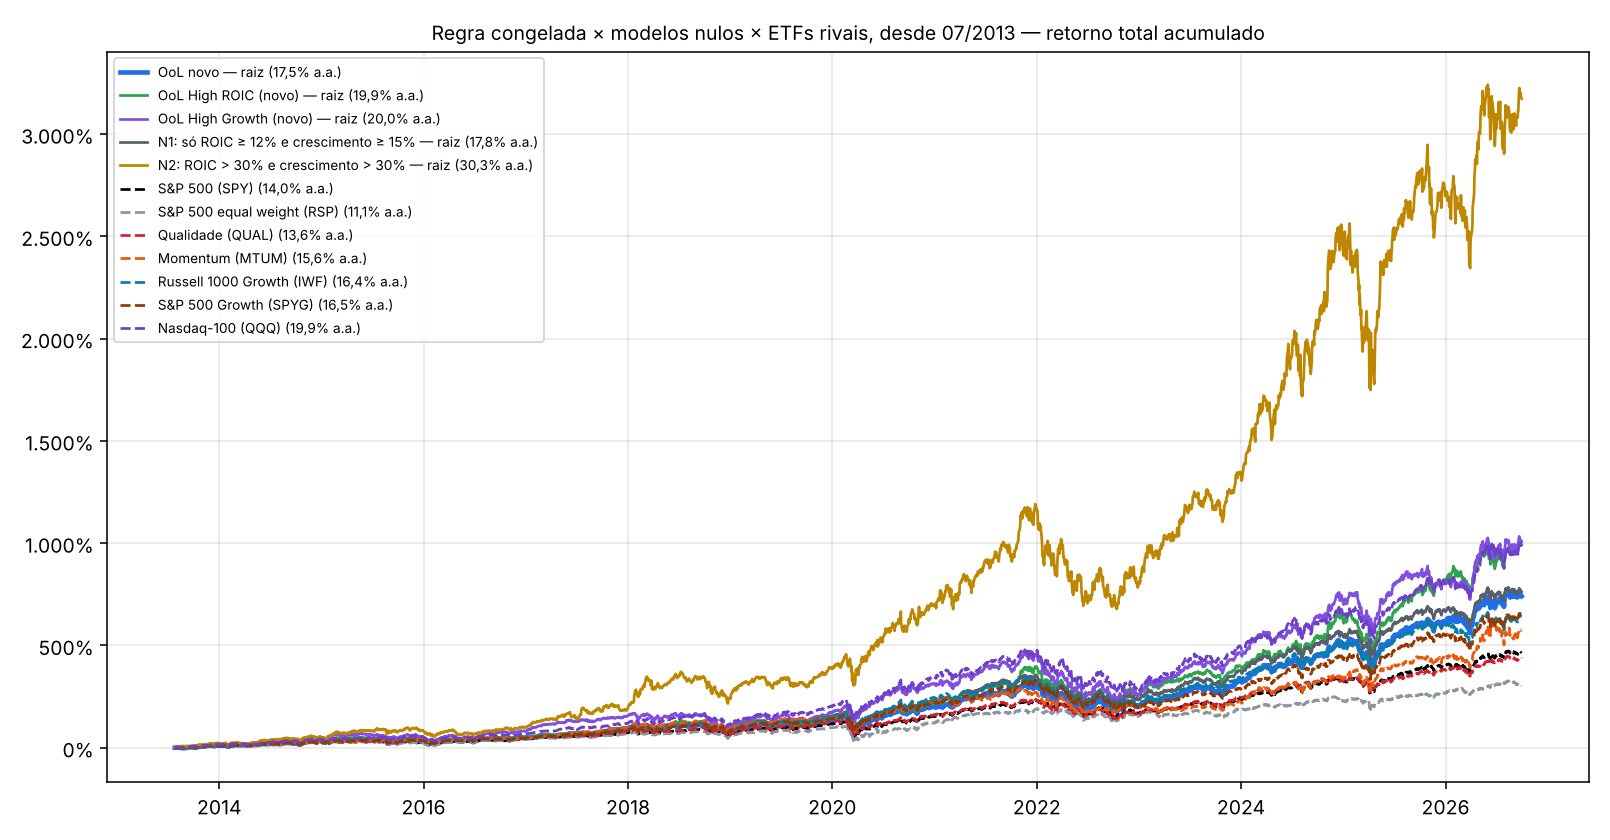

This figure's Python source:
"""Regra congelada (2026-11-10) contra (1) modelos nulos simples, (2) ETFs rivais de qualidade/crescimento/momentum e (3) fatores.
Modelos nulos (universo point-in-time, mesmas exclusoes de setor e mesma ponderacao):
  N1 "So ROIC e crescimento": ROIC >= 12% e crescimento do EPS >= 15% (os cortes de qualidade da OoL, sem zGrowth, sem retorno esperado/P-E justo).
  N2 "Ambos > 30%": ROIC > 30% e crescimento > 30% (so magnitude).
  N3 "So ROIC > 30%" e N4 "So crescimento > 30%" (ROIC >= 12%): equivalentes simples da High ROIC e da High Growth.
ETFs: QUAL (qualidade MSCI), MTUM (momentum), IWF (Russell 1000 Growth), SPYG (S&P 500 Growth), QQQ (Nasdaq-100).
Fatores: Fama-French 5 + momentum + QMJ (AQR), mensal, Newey-West 6 defasagens.
Saidas: backtest/rivais_nulo.md, backtest/rivais_nulo.png. Uso: python3 backtest/rivais_nulo.py"""
import sys, pathlib
import numpy as np, pandas as pd
ROOT = pathlib.Path(__file__).parent
sys.path.insert(0, str(ROOT.parent)); sys.path.insert(0, str(ROOT))
import benchmarks as bm  # noqa: E402
from pesos import run_weighted, shares, DUAL  # noqa: E402
from backtest import stats, D  # noqa: E402
from validation_factors import factors, reg  # noqa: E402

pc = lambda x: '—' if pd.isna(x) else f'{x:.1%}'.replace('.', ',')
pp = lambda x: '—' if pd.isna(x) else f'{x * 100:+.1f}'.replace('.', ',')
n2 = lambda x: '—' if pd.isna(x) else f'{x:.2f}'.replace('.', ',')


def main():
    f, dates = bm.base_data()
    adj = bm.load_prices()['adj_close']
    c = bm.classify_new(f)  # tem roic, growth, excluded, cat
    ok = ~c.excluded & c.cat.notna()
    hn = bm.holdings_new(c)
    H = {'OoL novo': hn['OoL novo'], 'OoL High ROIC (novo)': hn['OoL High ROIC (novo)'], 'OoL High Growth (novo)': hn['OoL High Growth (novo)'],
         'GCGR novo': hn['GCGR novo'],
         'N1: só ROIC ≥ 12% e crescimento ≥ 15%': ok & (c.roic >= .12) & (c.growth >= .15),
         'N2: ROIC > 30% e crescimento > 30%': ok & (c.roic > .30) & (c.growth > .30),
         'N3: ROIC > 30% (e crescimento ≥ 15%)': ok & (c.roic > .30) & (c.growth >= .15),
         'N4: crescimento > 30% (e ROIC ≥ 12%)': ok & (c.growth > .30) & (c.roic >= .12)}
    sh = shares(pd.concat([c[m][['date', 'ticker', 'eps', 'last_fy', 'price']] for m in H.values()]).drop_duplicates(['date', 'ticker']))
    navs, n = {}, {}
    for k, m in H.items():
        x = c[m].copy()
        x['mcap'] = [p * sh.get((d, t), np.nan) for d, t, p in zip(x.date, x.ticker, x.price)]
        x['mcap'] = x.mcap.where(x.mcap > 0); x['mcap'] = x.mcap.fillna(x.groupby('date').mcap.transform('median'))
        x['firm'] = x.ticker.map(lambda t: DUAL.get(t, t)); x['mcap'] = x.mcap / x.groupby(['date', 'firm']).ticker.transform('size')
        for wn, fn in (('raiz', lambda g: np.sqrt(g.mcap.values)), ('peso igual', lambda g: np.ones(len(g)))):
            navs[f'{k} — {wn}'] = run_weighted({d: pd.Series(fn(g), index=g.ticker) for d, g in x.groupby('date')}, adj, dates)
            n[f'{k} — {wn}'] = x.groupby('date').size().mean()
        print(k, flush=True)
    E = pd.read_csv(D / 'etfs_rivais.csv', index_col=0, parse_dates=True)
    ETF = {'SPY': 'S&P 500 (SPY)', 'RSP': 'S&P 500 equal weight (RSP)', 'QUAL': 'Qualidade (QUAL)', 'MTUM': 'Momentum (MTUM)',
           'IWF': 'Russell 1000 Growth (IWF)', 'SPYG': 'S&P 500 Growth (SPYG)', 'QQQ': 'Nasdaq-100 (QQQ)'}
    for t, lab in ETF.items():
        s = E[t].loc[dates[0]:dates[-1]].dropna(); navs[lab] = s / s.iloc[0]
    # periodo comum: a partir do inicio do QUAL
    c0 = E['QUAL'].first_valid_index(); c0 = max(d for d in navs['S&P 500 (SPY)'].index if d <= c0 + pd.Timedelta(days=10))
    def stc(s, a=None):
        s = s.dropna();
        if a is not None: s = s.loc[a:]; s = s / s.iloc[0]
        return stats(s)
    S_all, S_com = stc(navs['S&P 500 (SPY)'])['CAGR'], stc(navs['S&P 500 (SPY)'], c0)['CAGR']
    order = [k for k in navs if k.startswith('OoL novo')] + [k for k in navs if 'High ROIC (novo)' in k] + [k for k in navs if 'High Growth (novo)' in k] + \
            [k for k in navs if k.startswith('GCGR novo')] + [k for k in navs if k[:2] in ('N1', 'N2', 'N3', 'N4')] + list(ETF.values())
    out = ['# Regra congelada × modelos nulos × ETFs rivais × fatores (EUA, point-in-time)\n',
           '> ⚠️ **ROIC:** os modelos nulos usam o mesmo ROIC oficial (corrigido em 2026-11-10); um erro nele afeta todos igualmente. Ainda em aberto: '
           'patrimônio negativo e ROIC > 100% em empresas leves em ativos.\n',
           '**Regra congelada** = OoL novo / High ROIC / High Growth / GCGR novo, com a **raiz do valor de mercado** como ponderação principal. '
           '**Modelos nulos** = filtros simples, sem P/E justo, sem retorno esperado e sem zGrowth, com as mesmas exclusões de setor e as mesmas ponderações. '
           f'ETFs a partir da data em que existem; o período comum começa em {c0:%m/%Y} (início do QUAL).\n',
           '## 1. Retornos\n', '| Carteira | Ações | Retorno anual (período todo) | vs S&P | Retorno anual (período comum) | vs S&P (comum) | Pior queda |',
           '|---|---|---|---|---|---|---|']
    for k in order:
        a = stc(navs[k]); b = stc(navs[k], c0)
        full = k not in ETF.values() or navs[k].index[0] <= navs['S&P 500 (SPY)'].index[0] + pd.Timedelta(days=10)
        out.append(f"| {k} | {n[k]:.0f} | {pc(a['CAGR']) if full else '—'} | {pp(a['CAGR'] - S_all) if full else '—'} | **{pc(b['CAGR'])}** | {pp(b['CAGR'] - S_com)} | {pc(a['MaxDD'])} |"
                   .replace('| nan |', '| — |') if k in n else
                   f"| {k} | — | {pc(a['CAGR']) if full else '—'} | {pp(a['CAGR'] - S_all) if full else '—'} | **{pc(b['CAGR'])}** | {pp(b['CAGR'] - S_com)} | {pc(a['MaxDD'])} |")
    # o que a camada de valuation agrega: regra - N1 (mesmos cortes de qualidade, sem valuation)
    out += ['', '### O P/E justo e o retorno esperado agregam? (regra − modelo nulo equivalente, período todo, p.p. a.a.)\n',
            '| Comparação | Raiz | Peso igual |', '|---|---|---|']
    for a, b in (('OoL novo', 'N1: só ROIC ≥ 12% e crescimento ≥ 15%'), ('OoL High ROIC (novo)', 'N3: ROIC > 30% (e crescimento ≥ 15%)'),
                 ('OoL High Growth (novo)', 'N4: crescimento > 30% (e ROIC ≥ 12%)')):
        out.append(f"| {a} − {b.split(':')[0]} | {pp(stc(navs[a + ' — raiz'])['CAGR'] - stc(navs[b + ' — raiz'])['CAGR'])} | "
                   f"{pp(stc(navs[a + ' — peso igual'])['CAGR'] - stc(navs[b + ' — peso igual'])['CAGR'])} |")
    # fatores
    Fct = factors(); cols = ['Mkt-RF', 'SMB', 'HML', 'RMW', 'CMA', 'UMD', 'QMJ']
    out += ['', '## 2. Regressão de fatores (mensal, retorno − taxa livre)\n',
            f'Fama-French 5 + momentum (UMD) + qualidade (QMJ, AQR). Erros de Newey-West. Meses disponíveis até {Fct.dropna().index.max():%m/%Y}.\n',
            '| Carteira | Alfa a.a. | t do alfa | Mercado | Tamanho (SMB) | Valor (HML) | Rentabilidade (RMW) | Investimento (CMA) | Momentum | Qualidade (QMJ) | R² |',
            '|---|---|---|---|---|---|---|---|---|---|---|']
    for k in order:
        r = navs[k].resample('ME').last().pct_change().dropna()
        y = r - Fct['RF'].reindex(r.index)
        m, nobs = reg(y, Fct[cols].reindex(r.index))
        a, t = m.params['const'] * 12, m.tvalues['const']
        bold = '**' if abs(t) >= 2 else ''
        out.append(f"| {k} | {bold}{pp(a)}{bold} | {bold}{n2(t)}{bold} | " + ' | '.join(n2(m.params[cc]) for cc in cols) + f' | {n2(m.rsquared)} |')
    (ROOT / 'rivais_nulo.md').write_text('\n'.join(out)); print('\n'.join(out))
    keep = ['OoL novo — raiz', 'OoL High ROIC (novo) — raiz', 'OoL High Growth (novo) — raiz', 'N1: só ROIC ≥ 12% e crescimento ≥ 15% — raiz',
            'N2: ROIC > 30% e crescimento > 30% — raiz'] + list(ETF.values())
    import matplotlib; matplotlib.use('Agg'); import matplotlib.pyplot as plt, matplotlib.ticker as mt
    fig, ax = plt.subplots(figsize=(11.5, 6), dpi=140)
    cols_ = ['#1f6feb', '#2da44e', '#8250df', '#57606a', '#bf8700', '#000000', '#8c959f', '#cf222e', '#e8590c', '#0a7ea4', '#953800', '#6e40c9']
    for k, col in zip(keep, cols_):
        s = navs[k].loc[c0:]; s = s / s.iloc[0]
        ax.plot(s.index, (s - 1) * 100, color=col, lw=2.4 if k.startswith('OoL novo') else 1.4, ls='--' if '(' in k and k in ETF.values() else '-',
                label=f'{k} (' + pc(stats(s)['CAGR']) + ' a.a.)')
    ax.yaxis.set_major_formatter(mt.FuncFormatter(lambda v, _: f'{v:,.0f}%'.replace(',', '.'))); ax.grid(alpha=.3); ax.legend(fontsize=7, loc='upper left')
    ax.set_title(f'Regra congelada × modelos nulos × ETFs rivais, desde {c0:%m/%Y} — retorno total acumulado', fontsize=10)
    fig.tight_layout(); fig.savefig(ROOT / 'rivais_nulo.png'); plt.close(fig)


if __name__ == '__main__':
    main()
